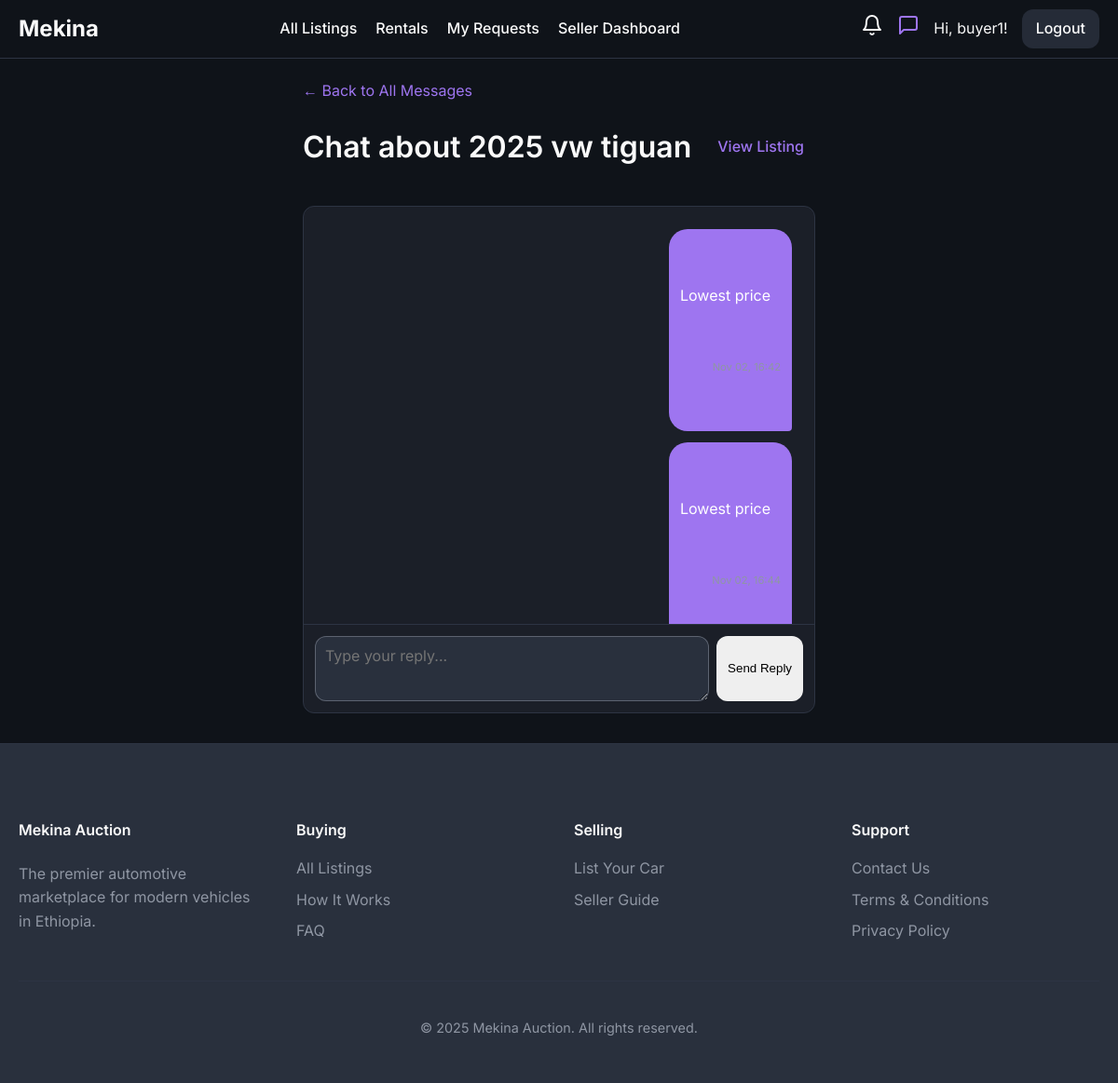
The page /my-messages/2?notification_id=81 (signed in) on the database its author committed.
### models/user.py (models this page shows, shortened)
class User(UserMixin, db.Model):
    id = db.Column(db.Integer, primary_key=True)
    username = db.Column(db.String(64), index=True, unique=True, nullable=False)
    email = db.Column(db.String(120), index=True, unique=True, nullable=False)
    phone_number = db.Column(db.String(20), nullable=True)
    password_hash = db.Column(db.String(128))
    is_admin = db.Column(db.Boolean, default=False)
    is_dealer = db.Column(db.Boolean, default=False)
    is_rental_company = db.Column(db.Boolean, default=False)
    is_verified = db.Column(db.Boolean, default=False) # For verified dealers
    points = db.Column(db.Integer, nullable=False, default=5) # Points for dealers to bid
    cars = db.relationship('Car', backref='owner', lazy='dynamic')
    bids = db.relationship('Bid', backref='bidder', lazy='dynamic')
    dealer_bids = db.relationship('DealerBid', backref='dealer', lazy='dynamic')
    car_requests = db.relationship('CarRequest', backref='customer', lazy='dynamic')
    ratings_given = db.relationship('DealerRating', foreign_keys='DealerRating.buyer_id', back_populates='buyer', lazy='dynamic')
    ratings_received = db.relationship('DealerRating', foreign_keys='DealerRating.dealer_id', back_populates='dealer', lazy='dynamic')

### models/car.py (models this page shows, shortened)
class Car(db.Model):
    id = db.Column(db.Integer, primary_key=True)
    make = db.Column(db.String(64), nullable=False)
    model = db.Column(db.String(64), nullable=False)
    year = db.Column(db.Integer, nullable=False)
    description = db.Column(db.Text, nullable=True)
    owner_id = db.Column(db.Integer, db.ForeignKey('user.id'), nullable=False)
    service_history_url = db.Column(db.String(200), nullable=True)
    inspection_report_url = db.Column(db.String(200), nullable=True)
    is_approved = db.Column(db.Boolean, default=False, nullable=False)
    is_active = db.Column(db.Boolean, default=True, nullable=False)
    is_featured = db.Column(db.Boolean, default=False, nullable=False)
    is_bank_loan_available = db.Column(db.Boolean, default=False, nullable=False)
    transmission = db.Column(db.String(50))
    drivetrain = db.Column(db.String(50))
    mileage = db.Column(db.Integer)
    fuel_type = db.Column(db.String(50))
    condition = db.Column(db.String(50)) # e.g., New, Used
    body_type = db.Column(db.String(50), nullable=True) # e.g., SUV, Sedan
    listing_type = db.Column(db.String(50), default='auction', nullable=False) # 'auction', 'sale', 'rental'
    fixed_price = db.Column(db.Float, nullable=True) # For 'sale' listing_type
    auction = db.relationship('Auction', backref='car', uselist=False, cascade="all, delete-orphan")
    rental_listing = db.relationship('RentalListing', backref='car', uselist=False, cascade="all, delete-orphan")
    images = db.relationship('CarImage', backref='car', lazy=True, cascade="all, delete-orphan") # One-to-many relationship with CarImage
    equipment = db.relationship('Equipment', secondary=car_equipment_association, lazy='subquery', backref=db.backref('cars', lazy=True))

### models/chat_message.py (models this page shows)
class ChatMessage(db.Model):
    __tablename__ = 'chat_messages'
    id = db.Column(db.Integer, primary_key=True)
    body = db.Column(db.Text, nullable=False)
    original_body = db.Column(db.Text, nullable=True) # Store the unmasked message
    timestamp = db.Column(db.DateTime, nullable=False, default=datetime.utcnow)
    is_read = db.Column(db.Boolean, nullable=False, default=False)
    conversation_id = db.Column(db.Integer, db.ForeignKey('conversations.id'), nullable=False)
    sender_id = db.Column(db.Integer, db.ForeignKey('user.id'), nullable=False)
    conversation = db.relationship('Conversation', backref=db.backref('messages', lazy='dynamic', cascade="all, delete-orphan"))
    sender = db.relationship('User', backref='sent_chat_messages')

### routes/main.py (the view, shortened to what this page needs)
@main_bp.route('/my-messages/<int:conversation_id>')
@login_required
@mark_notification_as_read
def view_buyer_conversation(conversation_id):
    conversation = Conversation.query.get_or_404(conversation_id)
    if conversation.buyer_id != current_user.id:
        from flask import abort
        abort(403)
    unread_messages = conversation.messages.filter_by(sender_id=conversation.dealer_id, is_read=False).all()
    return render_template('buyer_conversation_detail.html', conversation=conversation)

### routes/main.py (called while the page is built)
def mark_notification_as_read(f):
    @wraps(f)
    def decorated_function(*args, **kwargs):
        notification_id = request.args.get('notification_id', type=int)
        if notification_id and current_user.is_authenticated:
            notification = Notification.query.filter_by(id=notification_id, user_id=current_user.id).first()
            if notification and not notification.is_read:
                notification.is_read = True
                db.session.commit()
        return f(*args, **kwargs)
    return decorated_function

### templates/buyer_conversation_detail.html (shortened to what this page needs)
{% extends "base.html" %}
{% block content %}
    <a href="{{ url_for('main.my_messages') }}">&larr; Back to All Messages</a>
    <div style="display: flex; justify-content: space-between; align-items: center; flex-wrap: wrap; gap: 1rem; margin-bottom: 1rem;">
        <h1>Chat about {{ conversation.car.year }} {{ conversation.car.make }} {{ conversation.car.model }}</h1>
        {% set car = conversation.car %}
        <a href="{{ url_for('auctions.auction_detail', auction_id=car.auction.id) if car.listing_type == 'auction' and car.auction else
                   (url_for('main.car_detail', car_id=car.id) if car.listing_type == 'sale' else
                   (url_for('rentals.rental_detail', listing_id=car.rental_listing.id) if car.listing_type == 'rental' and car.rental_listing else '#')) }}"
           class="btn">View Listing
        </a>
    </div>
    <div class="chat-container">
        <div class="chat-history" id="chat-history">
            {% for message in conversation.messages.order_by('timestamp') %}
                <div class="chat-message-wrapper {% if message.sender_id == current_user.id %}sent-wrapper{% else %}received-wrapper{% endif %}">
                    <div class="chat-message {% if message.sender_id == current_user.id %}sent{% else %}received{% endif %}">
                        <p class="message-body">{{ message.body }}</p>
                        <small class="message-time">{{ message.timestamp.strftime('%b %d, %H:%M') }}</small>
                    </div>
                </div>
            {% else %}
                <p class="system-message">No messages yet.</p>
            {% endfor %}
        </div>
        <div class="chat-input-area">
            <form id="chat-form" data-car-id="{{ conversation.car.id }}">
                <textarea name="message" id="chat-message-input" placeholder="Type your reply..." required></textarea>
                <button type="submit" class="btn">Send Reply</button>
            </form>
        </div>
    </div>
{% endblock %}

### templates/base.html (shortened to what this page needs)
<!DOCTYPE html>
<html lang="en">
<head>
    <link rel="stylesheet" href="{{ url_for('static', filename='css/style.css', v=now.timestamp()) }}">
</head>
<body class="{% block body_class %}{% endblock %}">
    <nav>
        <a href="{{ url_for('main.home') }}" class="nav-brand">Mekina</a>
        <div class="nav-menu" id="nav-menu">
            <ul>
                {% if current_user.is_authenticated and current_user.is_admin %}
                    <li><a href="{{ url_for('admin.dashboard') }}" class="{{ 'active' if request.endpoint == 'admin.dashboard' }}">Dashboard</a></li>
                    <li><a href="{{ url_for('admin.rental_management') }}" class="{{ 'active' if request.endpoint == 'admin.rental_management' }}">Manage Rentals</a></li>
                    <li><a href="{{ url_for('admin.dealer_management') }}" class="{{ 'active' if request.endpoint == 'admin.dealer_management' }}">Manage Dealers</a></li>
                    <li><a href="{{ url_for('admin.user_management') }}" class="{{ 'active' if request.endpoint == 'admin.user_management' }}">Users</a></li>
                    <li><a href="{{ url_for('auctions.list_auctions') }}" class="{{ 'active' if request.endpoint == 'auctions.list_auctions' }}">Manage Listings</a></li>
                {% elif current_user.is_authenticated and current_user.is_rental_company %}
                    <li><a href="{{ url_for('rentals.dashboard') }}" class="{{ 'active' if request.endpoint == 'rentals.dashboard' }}">Rental Dashboard</a></li>
                {% elif current_user.is_authenticated and current_user.is_dealer %}
                    <li><a href="{{ url_for('main.all_listings') }}" class="{{ 'active' if request.endpoint == 'main.all_listings' }}">All Listings</a></li>
                    <li><a href="{{ url_for('dealer.dashboard') }}" class="{{ 'active' if request.endpoint == 'dealer.dashboard' }}">Dealer Dashboard</a></li>
                {% elif current_user.is_authenticated %}
                    <li><a href="{{ url_for('main.all_listings') }}" class="{{ 'active' if request.endpoint == 'main.all_listings' }}">All Listings</a></li>
                    <li><a href="{{ url_for('rentals.list_rentals') }}" class="{{ 'active' if request.endpoint == 'rentals.list_rentals' }}">Rentals</a></li>
                    <li><a href="{{ url_for('request.my_requests') }}" class="{{ 'active' if request.endpoint == 'request.my_requests' }}">My Requests</a></li>
                    <li><a href="{{ url_for('seller.dashboard') }}" class="{{ 'active' if request.endpoint == 'seller.dashboard' }}">Seller Dashboard</a></li>
                {% endif %}
            </ul>
            <div class="nav-right">
                {% if current_user.is_authenticated %}
                    <a href="{{ url_for('main.notifications') }}" class="desktop-icon-link notification-bell-link {% if request.endpoint == 'main.notifications' %}active{% endif %}">
                    </a>
                    {% if current_user.is_dealer %}
                        <a href="{{ url_for('dealer.list_messages') }}" class="desktop-icon-link {% if 'dealer.list_messages' in request.endpoint or 'dealer.view_conversation' in request.endpoint %}active{% endif %}">
                            <svg xmlns="http://www.w3.org/2000/svg" width="24" height="24" viewBox="0 0 24 24" fill="none" stroke="currentColor" stroke-width="2" stroke-linecap="round" stroke-linejoin="round" class="feather feather-message-square"><path d="M21 15a2 2 0 0 1-2 2H7l-4 4V5a2 2 0 0 1 2-2h14a2 2 0 0 1 2 2z"></path></svg>
                            <span class="notification-badge message-badge" style="display: {% if unread_messages_count > 0 %}inline-block{% else %}none{% endif %};">{{ unread_messages_count }}</span>
                        </a>
                    {% else %}
                        <a href="{{ url_for('main.my_messages') }}" class="desktop-icon-link {% if 'main.my_messages' in request.endpoint or 'main.view_buyer_conversation' in request.endpoint %}active{% endif %}">
                            <svg xmlns="http://www.w3.org/2000/svg" width="24" height="24" viewBox="0 0 24 24" fill="none" stroke="currentColor" stroke-width="2" stroke-linecap="round" stroke-linejoin="round" class="feather feather-message-square"><path d="M21 15a2 2 0 0 1-2 2H7l-4 4V5a2 2 0 0 1 2-2h14a2 2 0 0 1 2 2z"></path></svg>
                        </a>
                    {% endif %}
                    <span class="desktop-username">Hi, {{ current_user.username }}!</span>
                    <a href="{{ url_for('auth.logout') }}" class="nav-button">Logout</a>
                {% else %}
                    <a href="{{ url_for('auth.login') }}" class="nav-button">Login</a>
                    <a href="{{ url_for('auth.register') }}" class="nav-button">Register</a>
                {% endif %}
            </div>
        </div>
    </nav>
    {% block main_content %}
        <main class="container">
            {% block content %}{% endblock %}
        </main>
    {% endblock %}
    <footer class="site-footer">
        <div class="container">
            <div class="footer-content-grid">
                <div class="footer-brand">
                    <h4>Mekina Auction</h4>
                    <p>
                        The premier automotive marketplace for modern vehicles in Ethiopia.
                    </p>
                </div>
                <div class="footer-links">
                    <h4>Buying</h4>
                    <ul>
                        <li><a href="{{ url_for('main.all_listings') }}">All Listings</a></li>
                        <li><a href="{{ url_for('main.how_it_works') }}">How It Works</a></li>
                        <li><a href="#">FAQ</a></li>
                    </ul>
                </div>
                <div class="footer-links">
                    <h4>Selling</h4>
                    <ul>
                        <li><a href="{{ url_for('seller.submit_car') }}">List Your Car</a></li>
                        <li><a href="#">Seller Guide</a></li>
                    </ul>
                </div>
                <div class="footer-links">
                    <h4>Support</h4>
                    <ul>
                        <li><a href="#">Contact Us</a></li>
                        <li><a href="#">Terms & Conditions</a></li>
                        <li><a href="#">Privacy Policy</a></li>
                    </ul>
                </div>
            </div>
            <div class="footer-bottom">
                <p>&copy; {{ now.year }} Mekina Auction. All rights reserved.</p>
            </div>
        </div>
    </footer>
</body>
</html>

### rows shown on the page
User: username "buyer1"
Car: car.year "2025", car.make "vw", car.model "tiguan"
ChatMessage: body "Lowest price"
ChatMessage: body "Lowest price"
